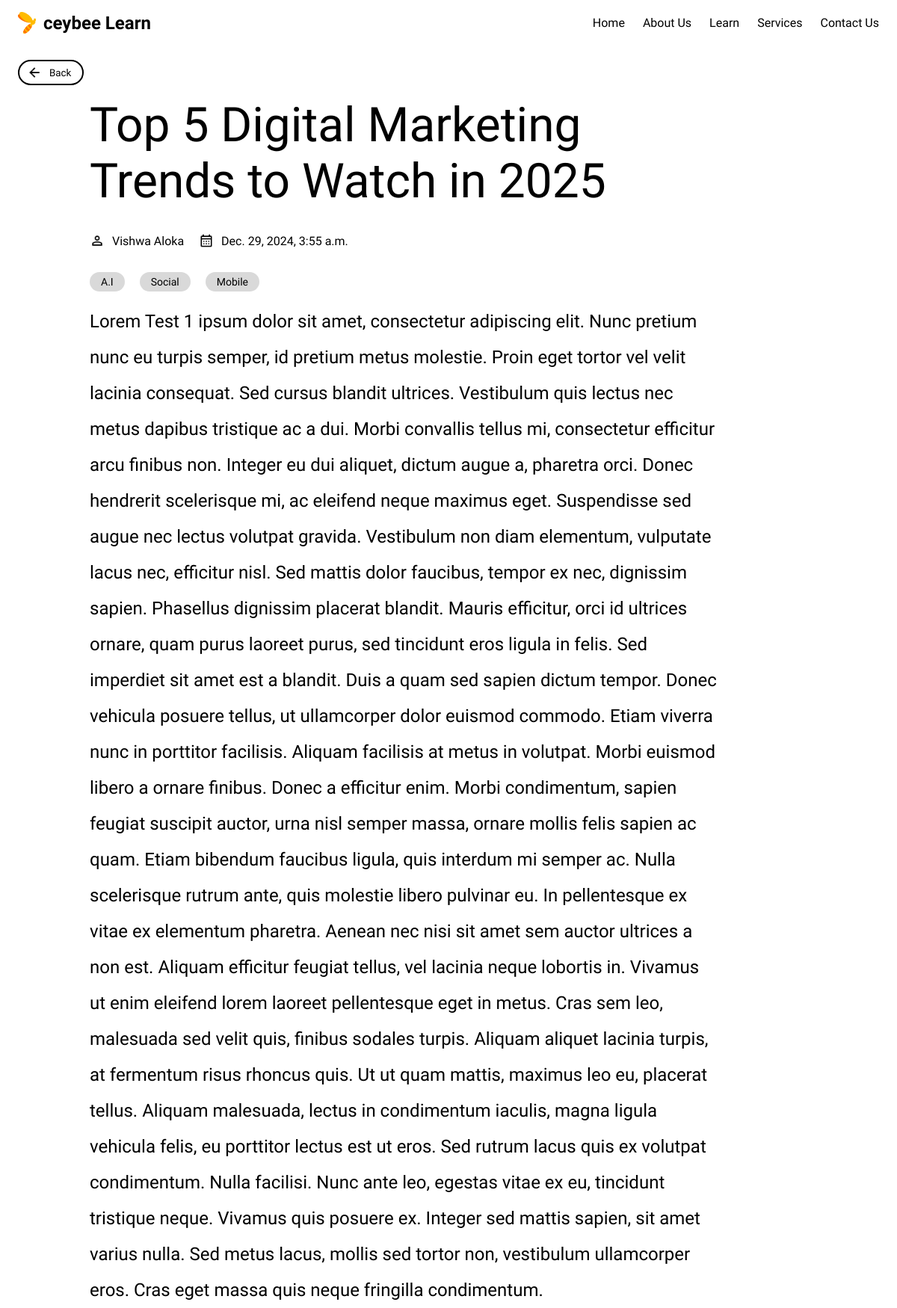
The page /learn/blog/1/ on the database its author committed.
### learn/models.py (models this page shows, shortened)
class BlogPost(models.Model):
    title = models.CharField(max_length=200)
    description = models.TextField()
    author = models.ForeignKey(Author, on_delete=models.CASCADE, related_name='posts')
    date = models.DateTimeField(auto_now_add=True)
    tags = models.ManyToManyField(Tag, related_name='blog_posts', blank=True)

class Author(models.Model):
    name = models.CharField(max_length=100)
    def __str__(self):
        return self.name

class Tag(models.Model):
    name = models.CharField(max_length=50, unique=True)
    image = models.ImageField(upload_to='tag_images/', blank=True, null=True, help_text="Optional image for the tag")

### learn/views.py (the view)
# urls.py: path('blog/<int:blog_id>/', views.showLearnBlog, name='blog'),
def showLearnBlog(request, blog_id):
    blog_post = get_object_or_404(BlogPost, pk=blog_id)
    context = {
        'blog_post': blog_post,
    }
    return render(request,'learn/blog.html', context)

### learn/templates/learn/blog.html (shortened to what this page needs)
{% load static%}
<!DOCTYPE html>
<html lang="en">
<head>
    <link rel="stylesheet" href="{% static 'learn/style.css'%}">
</head>
<body>
    <nav>
         <div><h1><img id="logoImg" src="{% static 'learn/img/logoCeybee.png'%}" alt="">ceybee Learn</h1></div>
        <div class="links">
            <ul>
                <li ><a class="active" href="{% url 'main'%}">Home</a></li>
                <li><a href="{% url 'about'%}">About Us</span></a></li>
                <li><a href="/learn">Learn</span></a></li>
                <li><a href="{% url 'service'%}">Services</span></a></li>
                <li><a href="{% url 'contact'%}">Contact Us</a></li>
            </ul>
        </div>
    </nav>
    <div class="navigate-back"><a href="/learn"><button><img src="{% static 'learn/img/arrow_backward.png' %}" alt="">Back</button></a></div>
    <div class="read-container">
        <div class="blog-info">
            <h1>{{blog_post.title}}</h1>
            <div class="credits">
                <span><img src="{% static 'learn/img/person_24dp_000000_FILL0_wght400_GRAD0_opsz24.png'%}" alt="">{{blog_post.author}}</span>
                <span><img src="{% static 'learn/img/calendar_month_24dp_000000_FILL0_wght400_GRAD0_opsz24.png'%}" alt="">{{blog_post.date}}</span>
            </div>
            <div class="rTags">
                <ul>
                {% for tag in blog_post.tags.all %}
                    <li>{{tag.name}}</li>
                {% endfor %}
                </ul>
            </div>
            <p>{{blog_post.description}}</p>
        </div>
    </div>
</body>
</html>

### learn/static/learn/style.css (style rules this page uses)
* { font-family: "Readex Pro", serif; margin: 0; padding: 0; list-style: none; background-color: transparent; border: none; text-decoration: none; scroll-behavior: smooth; color: #000; font-weight: 300; }
body { width: 100vw; overflow-x: hidden; }
nav { position: fixed; display: flex; justify-content: space-between; padding-left: 2vw; padding-right: 2vw; width: 96vw; align-items: center; text-align: center; padding-top: 2vh; background-color: #fff; z-index: 100; padding-bottom: 2vh; }
nav h1 { font-size: 1.5rem; display: flex; align-items: center; font-weight: bold; }
nav ul { display: flex; align-items: center; }
nav ul li { margin-left: 2vw; }
#logoImg { width: 1.5rem; margin-right: -0.1vw; margin-right: 10px; }
.read-container { width: 70vw; padding-left: 10vw; }
.navigate-back { padding-top: 10vh; padding-left: 2vw; }
.navigate-back button { display: flex; align-items: center; gap: 10px; padding:5px 15px 5px 10px; font-size: 12 px; border: 2px solid #000; border-radius: 100px; font-weight: normal; }
.navigate-back img { height: 20px; }
.read-container h1 { font-size: 64px; font-weight: normal; padding: 2vh 0; }
.credits { display: flex; gap: 20px; font-size: 16px; padding: 2vh 0; font-weight: light; }
.credits img { width: 20px; }
.credits span { display: flex; gap: 10px; align-items: center; }
.rTags { margin: 2vh 0; }
.rTags ul { display: flex; flex-wrap: wrap; }
.rTags li { display: flex; width: max-content; padding: 5px 15px; border-radius: 50px; margin-right: 20px; font-size: 14px; background-color: #d9d9d9; }
.read-container p { font-size: 24px; line-height: 2; }

### rows shown on the page
BlogPost: title "Top 5 Digital Marketing Trends to Watch in 2025", author "Vishwa Aloka", date "Dec. 29, 2024, 3:55 a.m.", description "Lorem Test 1 ipsum dolor sit amet, consectetur adipiscing elit. Nunc pretium nunc eu turpis semper, id pretium metus molestie. Proin eget tortor vel velit lacinia consequat. Sed cursus blandit ultrices. Vestibulum quis lectus nec metus dapibus tristique ac a dui. Morbi convallis tellus mi, consectetur efficitur arcu finibus non. Integer eu dui aliquet, dictum augue a, pharetra orci. Donec hendrerit scelerisque mi, ac eleifend neque maximus eget. Suspendisse sed augue nec lectus volutpat gravida. Vestibulum non diam elementum, vulputate lacus nec, efficitur nisl. Sed mattis dolor faucibus, tempor ex nec, dignissim sapien. Phasellus dignissim placerat blandit. Mauris efficitur, orci id…"
Tag: name "A.I"
Tag: name "Social"
Tag: name "Mobile"
